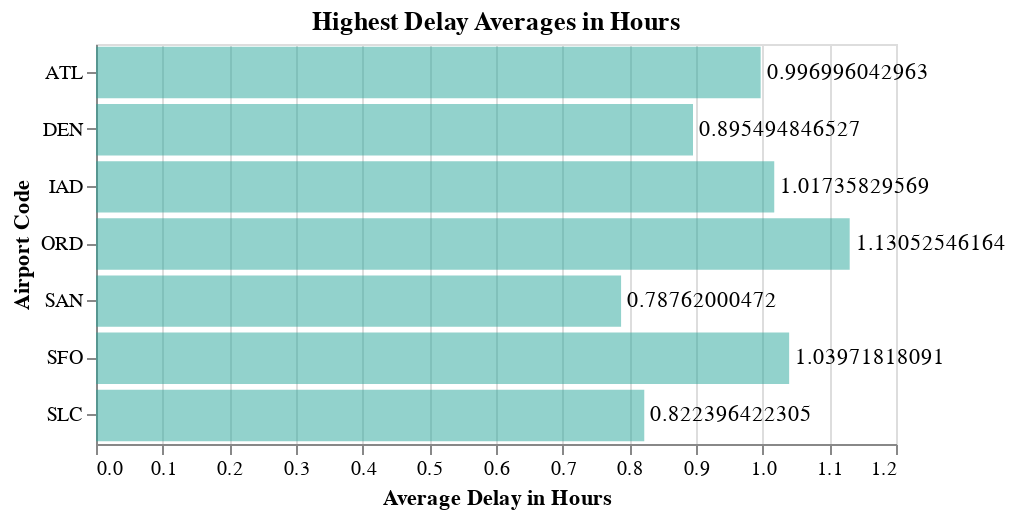

The notebook cell this image was saved under:
### Code cell
# combine table with labels
(q1_chart + labels).properties(height=200)

### Figure 1 — Vega-Lite specification as saved in the notebook (floating-point values rounded to 4 significant figures)
{"config": {"view": {"continuousWidth": 400, "continuousHeight": 300}}, "layer": [{"mark": {"type": "bar", "color": "#27A599", "opacity": 0.5}, "encoding": {"x": {"type": "quantitative", "axis": {"title": "Average Delay in Hours"}, "field": "avg_delay_hrs"}, "y": {"type": "nominal", "axis": {"title": "Airport Code"}, "field": "airport_code"}}, "title": {"text": "Highest Delay Averages in Hours"}}, {"mark": {"type": "text", "align": "left", "baseline": "middle", "dx": 3}, "encoding": {"text": {"type": "quantitative", "field": "avg_delay_hrs"}, "x": {"type": "quantitative", "axis": {"title": "Average Delay in Hours"}, "field": "avg_delay_hrs"}, "y": {"type": "nominal", "axis": {"title": "Airport Code"}, "field": "airport_code"}}, "title": {"text": "Highest Delay Averages in Hours"}}], "data": {"name": "data-f85d1c1d400b6d5dcf528843e9359a7a"}, "height": 200, "$schema": "https://vega.github.io/schema/vega-lite/v4.8.1.json", "datasets": {"data-f85d1c1d400b6d5dcf528843e9359a7a": [{"airport_code": "ATL", "total_flights": 4430047, "total_delays": 902443, "total_delay_min": 53983926, "prop_delays": 0.2037, "avg_delay_hrs": 0.997}, {"airport_code": "DEN", "total_flights": 2513974, "total_delays": 468519, "total_delay_min": 25173381, "prop_delays": 0.1864, "avg_delay_hrs": 0.8955}, {"airport_code": "IAD", "total_flights": 851571, "total_delays": 168467, "total_delay_min": 10283478, "prop_delays": 0.1978, "avg_delay_hrs": 1.017}, {"airport_code": "ORD", "total_flights": 3597588, "total_delays": 830825, "total_delay_min": 56356129, "prop_delays": 0.2309, "avg_delay_hrs": 1.131}, {"airport_code": "SAN", "total_flights": 917862, "total_delays": 175132, "total_delay_min": 8276248, "prop_delays": 0.1908, "avg_delay_hrs": 0.7876}, {"airport_code": "SFO", "total_flights": 1630945, "total_delays": 425604, "total_delay_min": 26550493, "prop_delays": 0.261, "avg_delay_hrs": 1.04}, {"airport_code": "SLC", "total_flights": 1403384, "total_delays": 205160, "total_delay_min": 10123371, "prop_delays": 0.1462, "avg_delay_hrs": 0.8224}]}}
